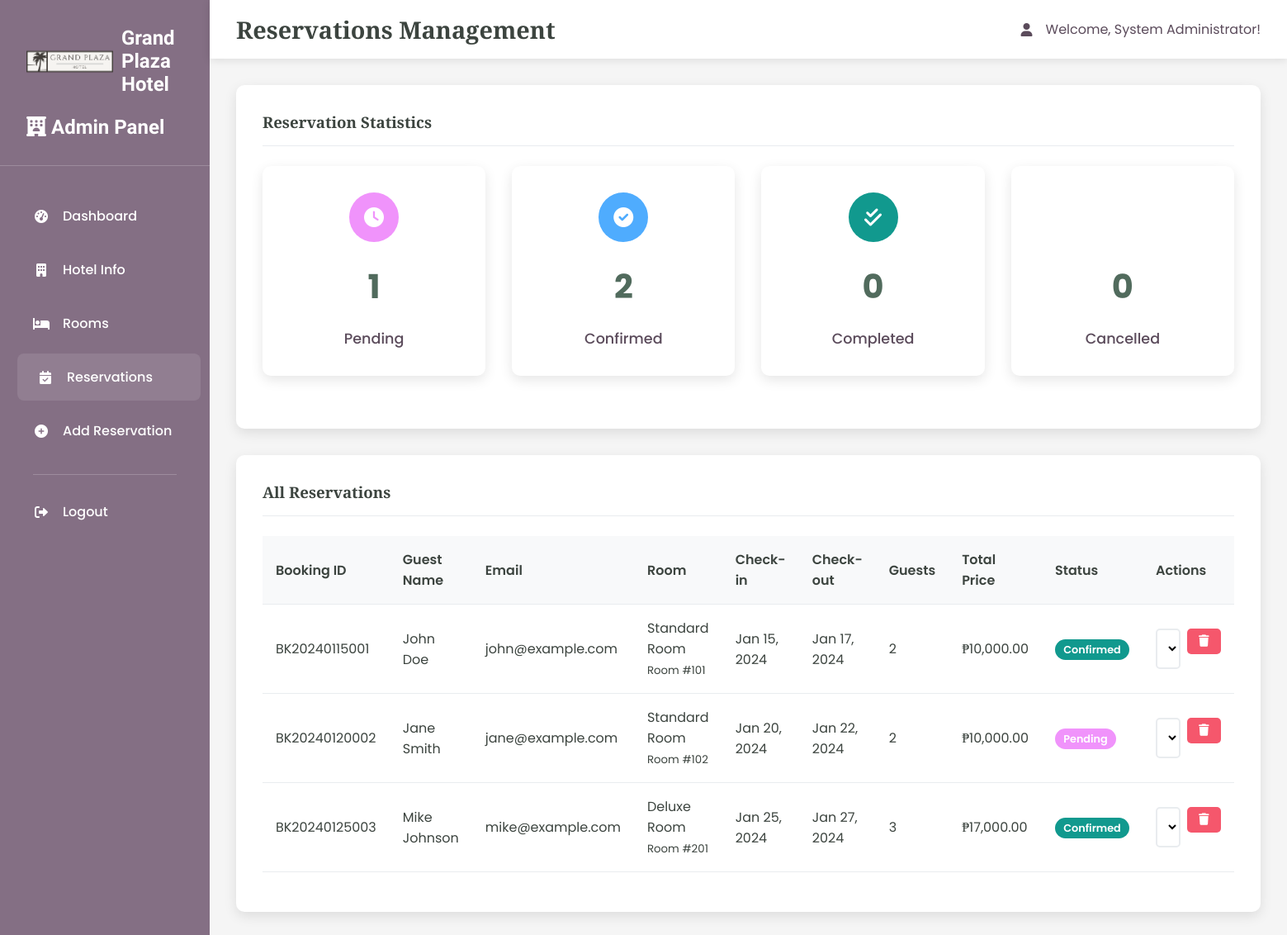
The app's page /admin/reservations.php (signed in) with its own data.
### tables this page shows
CREATE TABLE hotel (
    id INT AUTO_INCREMENT PRIMARY KEY,
    name VARCHAR(255) NOT NULL,
    address TEXT NOT NULL,
    phone VARCHAR(20),
    email VARCHAR(255),
    description TEXT,
    rating DECIMAL(2,1) DEFAULT 0.0,
    image_url VARCHAR(500),
    created_at TIMESTAMP DEFAULT CURRENT_TIMESTAMP,
    updated_at TIMESTAMP DEFAULT CURRENT_TIMESTAMP ON UPDATE CURRENT_TIMESTAMP
);

CREATE TABLE reservations (
    id INT AUTO_INCREMENT PRIMARY KEY,
    booking_id VARCHAR(50) UNIQUE NOT NULL,
    room_id INT NOT NULL,
    guest_name VARCHAR(255) NOT NULL,
    email VARCHAR(255) NOT NULL,
    phone VARCHAR(20),
    check_in_date DATE NOT NULL,
    check_out_date DATE NOT NULL,
    num_guests INT NOT NULL,
    total_price DECIMAL(10,2),
    status ENUM('pending', 'confirmed', 'cancelled', 'completed') DEFAULT 'pending',
    special_requests TEXT,
    created_at TIMESTAMP DEFAULT CURRENT_TIMESTAMP,
    updated_at TIMESTAMP DEFAULT CURRENT_TIMESTAMP ON UPDATE CURRENT_TIMESTAMP,
    FOREIGN KEY (room_id) REFERENCES rooms(id) ON DELETE CASCADE
);

CREATE TABLE rooms (
    id INT AUTO_INCREMENT PRIMARY KEY,
    name VARCHAR(100) NOT NULL,
    room_number VARCHAR(50) NOT NULL UNIQUE,
    room_type VARCHAR(100) NOT NULL,
    capacity INT NOT NULL,
    size INT,
    price_per_night DECIMAL(10,2) NOT NULL,
    description TEXT,
    has_wifi BOOLEAN DEFAULT TRUE,
    has_tv BOOLEAN DEFAULT TRUE,
    has_ac BOOLEAN DEFAULT TRUE,
    is_available BOOLEAN DEFAULT TRUE,
    image_url VARCHAR(500),
    created_at TIMESTAMP DEFAULT CURRENT_TIMESTAMP,
    updated_at TIMESTAMP DEFAULT CURRENT_TIMESTAMP ON UPDATE CURRENT_TIMESTAMP
);

### admin/reservations.php (the view, shortened to what this page needs)
<?php
$pdo = getDBConnection();
$stmt = $pdo->query("
    SELECT r.*,
           rm.room_type, rm.room_number, rm.price_per_night
    FROM reservations r
    JOIN rooms rm ON r.room_id = rm.id
    ORDER BY r.created_at DESC
");
$reservations = $stmt->fetchAll();
$stmt = $pdo->query("SELECT status, COUNT(*) as count FROM reservations GROUP BY status");
$statusCounts = $stmt->fetchAll();
$statusStats = [];
foreach ($statusCounts as $stat) {
    $statusStats[$stat['status']] = $stat['count'];
}
$stmt = $pdo->query("SELECT * FROM hotel LIMIT 1");
$hotel = $stmt->fetch();
?>
<!DOCTYPE html>
<html lang="en">
<head>
    <link href="https://cdnjs.cloudflare.com/ajax/libs/font-awesome/6.0.0/css/all.min.css" rel="stylesheet">
    <link rel="stylesheet" href="admin-styles.css">
</head>
<body>
    <div class="admin-container">
        <div class="sidebar">
            <div class="sidebar-header">
                <a href="../index.php" class="logo">
                    <img src="../assets/images/logo.png" alt="Hotel Logo">
                    <span class="logo-text"><?php echo htmlspecialchars($hotel['name']); ?></span>
                </a>
                <h3><i class="fas fa-hotel"></i> Admin Panel</h3>
            </div>
            <nav class="sidebar-nav">
                <div class="nav-item">
                    <a href="dashboard.php" class="nav-link">
                        <i class="fas fa-tachometer-alt"></i>
                        Dashboard
                    </a>
                </div>
                <div class="nav-item">
                    <a href="hotel.php" class="nav-link">
                        <i class="fas fa-building"></i>
                        Hotel Info
                    </a>
                </div>
                <div class="nav-item">
                    <a href="rooms.php" class="nav-link">
                        <i class="fas fa-bed"></i>
                        Rooms
                    </a>
                </div>
                <div class="nav-item">
                    <a href="reservations.php" class="nav-link active">
                        <i class="fas fa-calendar-check"></i>
                        Reservations
                    </a>
                </div>
                <div class="nav-item">
                    <a href="add_reservation.php" class="nav-link">
                        <i class="fas fa-plus-circle"></i>
                        Add Reservation
                    </a>
                </div>
                <div class="nav-divider"></div>
                <div class="nav-item">
                    <a href="?logout=1" class="nav-link">
                        <i class="fas fa-sign-out-alt"></i>
                        Logout
                    </a>
                </div>
            </nav>
        </div>
        <div class="main-content">
            <div class="top-nav">
                <h1 class="page-title">Reservations Management</h1>
                <div class="user-info">
                    <i class="fas fa-user"></i>
                    <span>Welcome, <?php echo htmlspecialchars($_SESSION['admin_name']); ?>!</span>
                </div>
            </div>
            <div class="card">
                <div class="card-header">
                    <h3 class="card-title">Reservation Statistics</h3>
                </div>
                <div class="stats-grid">
                    <div class="stat-card">
                        <div class="stat-icon warning">
                            <i class="fas fa-clock"></i>
                        </div>
                        <div class="stat-number"><?php echo $statusStats['pending'] ?? 0; ?></div>
                        <div class="stat-label">Pending</div>
                    </div>
                    <div class="stat-card">
                        <div class="stat-icon info">
                            <i class="fas fa-check-circle"></i>
                        </div>
                        <div class="stat-number"><?php echo $statusStats['confirmed'] ?? 0; ?></div>
                        <div class="stat-label">Confirmed</div>
                    </div>
                    <div class="stat-card">
                        <div class="stat-icon success">
                            <i class="fas fa-check-double"></i>
                        </div>
                        <div class="stat-number"><?php echo $statusStats['completed'] ?? 0; ?></div>
                        <div class="stat-label">Completed</div>
                    </div>
                    <div class="stat-card">
                        <div class="stat-icon danger">
                            <i class="fas fa-times-circle"></i>
                        </div>
                        <div class="stat-number"><?php echo $statusStats['cancelled'] ?? 0; ?></div>
                        <div class="stat-label">Cancelled</div>
                    </div>
                </div>
            </div>
            <div class="card">
                <div class="card-header">
                    <h3 class="card-title">All Reservations</h3>
                </div>
                <div class="table-responsive">
                    <table class="table">
                        <thead>
                            <tr>
                                <th>Booking ID</th>
                                <th>Guest Name</th>
                                <th>Email</th>
                                <th>Room</th>
                                <th>Check-in</th>
                                <th>Check-out</th>
                                <th>Guests</th>
                                <th>Total Price</th>
                                <th>Status</th>
                                <th>Actions</th>
                            </tr>
                        </thead>
                        <tbody>
                            <?php foreach ($reservations as $reservation): ?>
                            <tr>
                                <td><?php echo htmlspecialchars($reservation['booking_id']); ?></td>
                                <td><?php echo htmlspecialchars($reservation['guest_name']); ?></td>
                                <td><?php echo htmlspecialchars($reservation['email']); ?></td>
                                <td>
                                    <?php echo htmlspecialchars($reservation['room_type']); ?>
                                    <br><small class="text-muted">Room #<?php echo htmlspecialchars($reservation['room_number']); ?></small>
                                </td>
                                <td><?php echo date('M d, Y', strtotime($reservation['check_in_date'])); ?></td>
                                <td><?php echo date('M d, Y', strtotime($reservation['check_out_date'])); ?></td>
                                <td><?php echo htmlspecialchars($reservation['num_guests']); ?></td>
                                <td>₱<?php echo number_format($reservation['total_price'], 2); ?></td>
                                <td>
                                    <span class="badge badge-<?php
                                        echo $reservation['status'] === 'confirmed' ? 'success' :
                                            ($reservation['status'] === 'pending' ? 'warning' :
                                            ($reservation['status'] === 'cancelled' ? 'danger' : 'info'));
                                    ?>">
                                        <?php echo ucfirst($reservation['status']); ?>
                                    </span>
                                </td>
                                <td>
                                    <div class="table-actions">
                                        <form method="POST" style="display: inline;">
                                            <select name="status" class="form-select form-select-sm" onchange="this.form.submit()">
                                                <option value="pending" <?php echo $reservation['status'] === 'pending' ? 'selected' : ''; ?>>Pending</option>
                                                <option value="confirmed" <?php echo $reservation['status'] === 'confirmed' ? 'selected' : ''; ?>>Confirmed</option>
                                            </select>
                                        </form>
                                        <form method="POST" style="display: inline;" onsubmit="return confirm('Are you sure you want to delete this reservation?');">
                                            <button type="submit" class="btn btn-danger btn-sm">
                                                <i class="fas fa-trash"></i>
                                            </button>
                                        </form>
                                    </div>
                                </td>
                            </tr>
                            <?php endforeach; ?>
                        </tbody>
                    </table>
                </div>
            </div>
        </div>
    </div>
</body>
</html>

### admin/admin-styles.css (style rules this page uses)
body { margin: 0; font-family: 'Poppins', serif; color: #3c443f; background-color: #ffffff; }
h1, h2, h3, h4, h5, h6 { font-family: 'Libre Baskerville', sans-serif; }
a { text-decoration: none; color: inherit; }
.admin-container { display: flex; min-height: 100vh; }
.sidebar { background-color: #846f84; width: 280px; color: #ffffff; padding: 2em 0; box-shadow: 2px 0 10px rgba(0,0,0,0.1); }
.sidebar-header { padding: 0 2em 2em 2em; border-bottom: 1px solid rgba(255,255,255,0.2); margin-bottom: 2em; }
.sidebar-header h3 { font-family: 'League Spartan', sans-serif; font-size: 1.5em; margin: 0; color: #ffffff; }
.logo { display: flex; align-items: center; text-decoration: none; color: #ffffff; font-family: 'League Spartan', sans-serif; font-size: 1.5em; font-weight: bold; transition: opacity 0.3s ease; margin-bottom: 1em; }
.logo img { height: 35px; width: auto; margin-right: 10px; border-radius: 5px; }
.logo-text { color: #ffffff; text-decoration: none; }
.sidebar-nav { padding: 0 1em; }
.nav-item { margin-bottom: 0.5em; }
.nav-link { display: flex; align-items: center; padding: 1em 1.5em; color: #ffffff; border-radius: 8px; transition: all 0.3s ease; font-weight: 500; }
.nav-link:hover, .nav-link.active { background-color: rgba(255,255,255,0.1); color: #ffffff; transform: translateX(5px); }
.nav-link i { margin-right: 1em; width: 20px; text-align: center; }
.nav-divider { border-top: 1px solid rgba(255,255,255,0.2); margin: 1.5em 1.5em 1em 1.5em; }
.main-content { flex: 1; background-color: #f5f5f5; padding: 2em; }
.top-nav { background-color: #ffffff; padding: 1em 2em; margin: -2em -2em 2em -2em; box-shadow: 0 2px 10px rgba(0,0,0,0.1); display: flex; justify-content: space-between; align-items: center; }
.page-title { font-family: 'Libre Baskerville', sans-serif; font-size: 1.8em; color: #3c443f; margin: 0; }
.user-info { display: flex; align-items: center; gap: 1em; color: #5b4b5b; }
.card { background: #ffffff; border-radius: 10px; box-shadow: 0 5px 15px rgba(0,0,0,0.1); padding: 2em; margin-bottom: 2em; border: none; }
.card-header { background: none; border-bottom: 1px solid #e9ecef; padding-bottom: 1em; margin-bottom: 1.5em; }
.card-title { font-family: 'Libre Baskerville', sans-serif; color: #3c443f; margin: 0; }
.stats-grid { display: grid; grid-template-columns: repeat(auto-fit, minmax(250px, 1fr)); gap: 2em; margin-bottom: 2em; }
.stat-card { background: #ffffff; border-radius: 10px; padding: 2em; box-shadow: 0 5px 15px rgba(0,0,0,0.1); text-align: center; transition: transform 0.3s ease; }
.stat-icon { width: 60px; height: 60px; border-radius: 50%; display: flex; align-items: center; justify-content: center; margin: 0 auto 1em auto; font-size: 1.5em; color: #ffffff; }
.stat-icon.success { background-color: #11998e; }
.stat-icon.warning { background-color: #f093fb; }
.stat-icon.info { background-color: #4facfe; }
.stat-number { font-size: 2.5em; font-weight: bold; color: #516b5d; margin-bottom: 0.5em; }
.stat-label { font-size: 1.1em; color: #5b4b5b; font-weight: 500; }
.btn { padding: 0.8em 1.5em; border: none; border-radius: 5px; font-weight: bold; transition: all 0.3s ease; cursor: pointer; text-decoration: none; display: inline-block; text-align: center; }
.btn-danger { background-color: #f5576c; color: #ffffff; }
.btn-sm { padding: 0.5em 1em; font-size: 0.9em; }
.form-select { width: 100%; padding: 0.8em; border: 2px solid #e9ecef; border-radius: 5px; font-size: 1em; background-color: #ffffff; transition: border-color 0.3s ease; }
.table { width: 100%; border-collapse: collapse; margin-bottom: 1em; }
.table th, .table td { padding: 1em; text-align: left; border-bottom: 1px solid #e9ecef; }
.table th { background-color: #f8f9fa; font-weight: 600; color: #3c443f; }
.table-actions { display: flex; gap: 0.5em; }
.badge { padding: 0.3em 0.8em; border-radius: 20px; font-size: 0.8em; font-weight: 600; }
.badge-success { background-color: #11998e; color: #ffffff; }
.badge-warning { background-color: #f093fb; color: #ffffff; }

### records on screen
hotel: name "Grand Plaza Hotel"
reservations: booking "BK20240115001", guest_name "John Doe", email "john@example.com", room.room_type "Standard Room", room.room_number "101", check_in_date "Jan 15, 2024", check_out_date "Jan 17, 2024", num_guests "2", total_price "10,000.00", status "Confirmed"
reservations: booking "BK20240120002", guest_name "Jane Smith", email "jane@example.com", room.room_type "Standard Room", room.room_number "102", check_in_date "Jan 20, 2024", check_out_date "Jan 22, 2024", num_guests "2", total_price "10,000.00", status "Pending"
reservations: booking "BK20240125003", guest_name "Mike Johnson", email "mike@example.com", room.room_type "Deluxe Room", room.room_number "201", check_in_date "Jan 25, 2024", check_out_date "Jan 27, 2024", num_guests "3", total_price "17,000.00", status "Confirmed"

### other values on screen
$_SESSION['admin_name'] "System Administrator"
$statusStats['pending'] "1"
$statusStats['confirmed'] "2"
$statusStats['completed'] "0"
$statusStats['cancelled'] "0"
